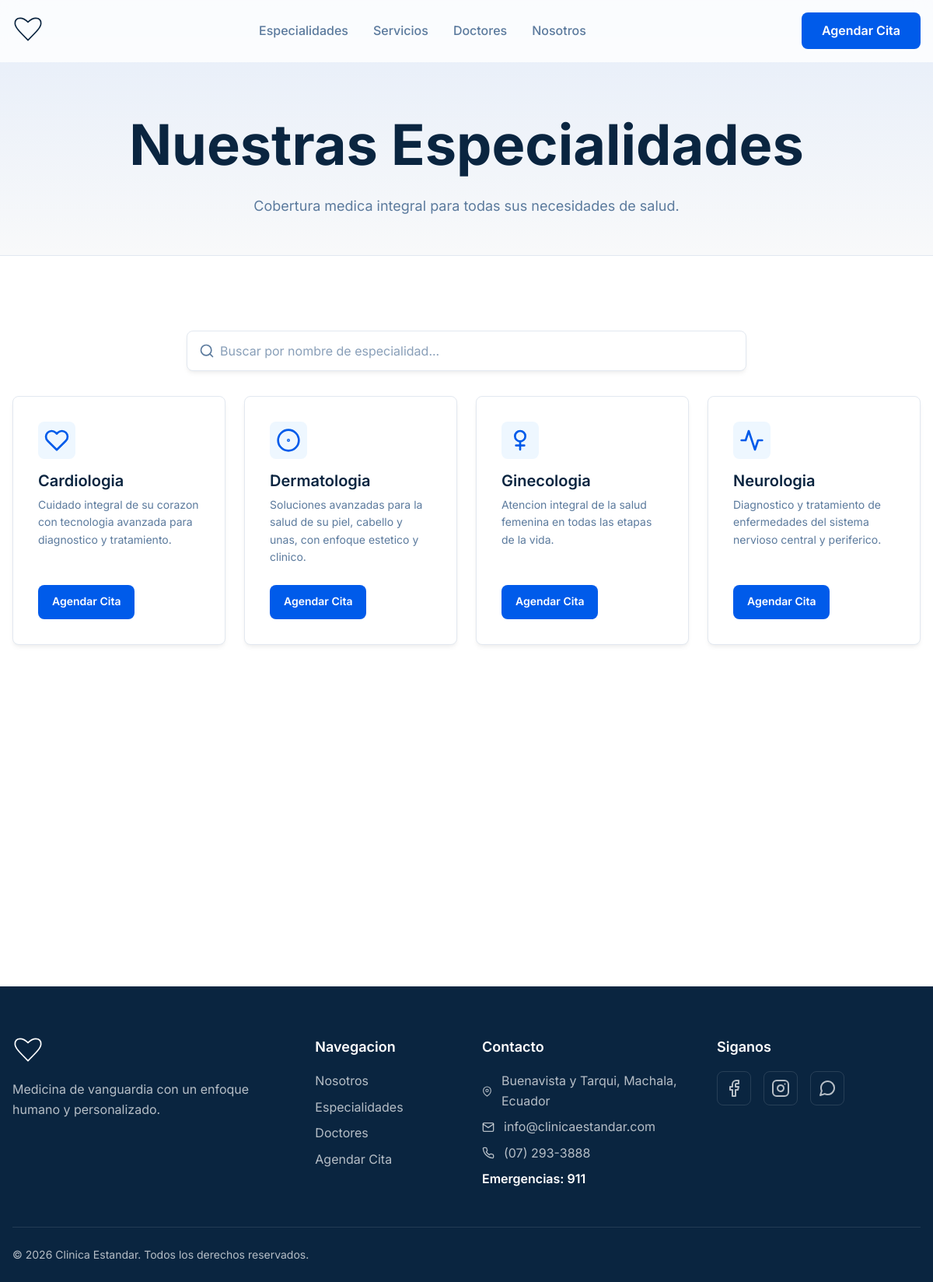
The app's page /pages/specialties/index.php with its own data.
### tables this page shows
CREATE TABLE IF NOT EXISTS `clinics` (
  `id` int(10) unsigned NOT NULL AUTO_INCREMENT,
  `name` varchar(255) NOT NULL COMMENT 'Nombre comercial',
  `legal_name` varchar(255) DEFAULT NULL,
  `logo_label` varchar(255) DEFAULT NULL COMMENT 'Texto del logo (fallback)',
  `logo_image` varchar(255) DEFAULT NULL COMMENT 'Ruta a la imagen del logo',
  `tagline` varchar(255) DEFAULT NULL,
  `description` text DEFAULT NULL,
  `meta_title` varchar(255) DEFAULT NULL,
  `meta_description` text DEFAULT NULL,
  `canonical_url` varchar(255) DEFAULT NULL,
  `hero_title` varchar(255) DEFAULT NULL,
  `hero_subtitle` text DEFAULT NULL,
  `hero_image` varchar(255) DEFAULT NULL,
  `hero_mobile_image` varchar(255) DEFAULT NULL,
  `about_title` varchar(255) DEFAULT NULL,
  `about_subtitle` text DEFAULT NULL,
  `services_title` varchar(255) DEFAULT NULL,
  `services_subtitle` text DEFAULT NULL,
  `specialties_title` varchar(255) DEFAULT NULL,
  `specialties_subtitle` text DEFAULT NULL,
  `doctors_title` varchar(255) DEFAULT NULL,
  `doctors_subtitle` text DEFAULT NULL,
  `comments_title` varchar(255) DEFAULT NULL,
  `comments_subtitle` text DEFAULT NULL,
  `reservation_title` varchar(255) DEFAULT NULL,
  `reservation_subtitle` text DEFAULT NULL,
  `reservation_summary_note` text DEFAULT NULL,
  `reservation_success_title` varchar(255) DEFAULT NULL,
  `reservation_success_text` text DEFAULT NULL,
  `reservation_back_home_label` varchar(100) DEFAULT NULL,
  `reservation_next_label` varchar(100) DEFAULT NULL,
  `reservation_confirm_label` varchar(100) DEFAULT NULL,
  `reservation_previous_label` varchar(100) DEFAULT NULL,
  `address` varchar(255) DEFAULT NULL,
  `email` varchar(255) DEFAULT NULL,
  `phone_display` varchar(50) DEFAULT NULL,
  `phone_href` varchar(50) DEFAULT NULL,
  `emergency_phone` varchar(50) DEFAULT NULL,
  `whatsapp_url` varchar(255) DEFAULT NULL,
  `notify_email_enabled` tinyint(1) NOT NULL DEFAULT 1,
  `notify_whatsapp_enabled` tinyint(1) NOT NULL DEFAULT 0,
  `reminder_minutes_before` int(10) unsigned NOT NULL DEFAULT 15,
  `facebook_url` varchar(255) DEFAULT NULL,
  `instagram_url` varchar(255) DEFAULT NULL,
  `stats` longtext DEFAULT NULL CHECK (json_valid(`stats`)),
  `about_cards` longtext DEFAULT NULL CHECK (json_valid(`about_cards`)),
  `created_at` timestamp NOT NULL DEFAULT current_timestamp(),
  `updated_at` timestamp NOT NULL DEFAULT current_timestamp() ON UPDATE current_timestamp(),
  PRIMARY KEY (`id`)
);

CREATE TABLE IF NOT EXISTS `specialties` (
  `id` varchar(50) NOT NULL COMMENT 'ID basado en slug, ej: cardiologia',
  `name` varchar(255) NOT NULL,
  `summary` text DEFAULT NULL,
  `description` text DEFAULT NULL,
  `icon` text DEFAULT NULL COMMENT 'Puede ser cÃ³digo SVG o una ruta de archivo',
  `featured` tinyint(1) NOT NULL DEFAULT 0,
  `active` tinyint(1) NOT NULL DEFAULT 1,
  `created_at` timestamp NOT NULL DEFAULT current_timestamp(),
  `updated_at` timestamp NOT NULL DEFAULT current_timestamp() ON UPDATE current_timestamp(),
  PRIMARY KEY (`id`)
);

### api/db.php (called while the page is built, shortened)
<?php
function clinica_env(string $key, string $default = ''): string
{
  $value = getenv($key);
  return $value === false ? $default : (string) $value;
}

### pages/specialties/index.php (the view, shortened to what this page needs)
<?php
require_once __DIR__ . '/../../api/data.php';
$clinic = clinica_get_clinic_settings();
$especialidades = clinica_public_specialties_for_catalog();
include __DIR__ . '/../../public/shared/header/header.php';
?>
<main id="main-content">
  <section class="page-header">
    <div class="container">
      <h1 class="page-title"><?php echo htmlspecialchars($clinic['specialties_title'] ?? 'Nuestras Especialidades'); ?></h1>
      <p class="page-subtitle">
        <?php echo htmlspecialchars($clinic['specialties_subtitle'] ?? 'Cobertura medica integral para todas sus necesidades de salud.'); ?>
      </p>
    </div>
  </section>
  <section class="section">
    <div class="container">
      <div class="filter-wrapper">
        <div class="filter-icon">
        </div>
        <input type="search" id="specialty-search" class="filter-input"
          placeholder="Buscar por nombre de especialidad..." aria-label="Buscar especialidad">
      </div>
      <div class="grid-4-col" id="specialties-grid">
        <?php foreach ($especialidades as $i => $especialidad): ?>
          <div class="specialty-catalog-card animate-on-scroll fade-in-up"
            style="--animation-delay: <?php echo ($i * 50); ?>ms;"
            data-id="<?php echo htmlspecialchars(strtolower($especialidad['id'])); ?>"
            data-title="<?php echo strtolower(htmlspecialchars($especialidad['titulo'])); ?>">
            <div class="specialty-icon">
              <svg xmlns="http://www.w3.org/2000/svg" width="32" height="32" viewBox="0 0 24 24" fill="none"
                stroke="currentColor" stroke-width="2" stroke-linecap="round" stroke-linejoin="round">
                <?php echo $especialidad['icono']; ?>
              </svg>
            </div>
            <h3 class="specialty-title"><?php echo htmlspecialchars($especialidad['titulo']); ?></h3>
            <p class="specialty-text"><?php echo htmlspecialchars($especialidad['descripcion']); ?></p>
            <a href="<?php echo htmlspecialchars(clinica_url('pages/reservations/?specialty=' . urlencode($especialidad['id']))); ?>"
              class="btn btn-primary btn-sm">Agendar Cita</a>
          </div>
        <?php endforeach; ?>
      </div>
    </div>
  </section>
</main>
<?php include __DIR__ . '/../../public/shared/footer/footer.php'; ?>

### public/shared/footer/footer.php (shortened to what this page needs)
<?php
require_once __DIR__ . '/../../../api/data.php';
$clinic_footer = clinica_get_clinic_settings();
$footer_name = clinica_get_display_name($clinic_footer);
$footer_tagline = $clinic_footer['tagline'] ?? '';
$footer_address = $clinic_footer['address'] ?? '';
$footer_email = $clinic_footer['email'] ?? '';
$footer_phone_display = $clinic_footer['phone_display'] ?? '';
$footer_phone_href = $clinic_footer['phone_href'] ?? '';
$footer_emergency = $clinic_footer['emergency_phone'] ?? '';
$footer_facebook = $clinic_footer['facebook_url'] ?? '';
$footer_instagram = $clinic_footer['instagram_url'] ?? '';
$footer_whatsapp = $clinic_footer['whatsapp_url'] ?? '';
?>
<footer class="main-footer">
  <div class="container">
    <div class="footer-grid">
      <div class="footer-col">
        <a href="<?php echo htmlspecialchars(clinica_url()); ?>" class="logo footer-logo"
          aria-label="Pagina de inicio de <?php echo htmlspecialchars($footer_name); ?>">
        </a>
        <p><?php echo htmlspecialchars($footer_tagline); ?></p>
      </div>
      <div class="footer-col">
        <h4 class="footer-title">Navegacion</h4>
        <ul class="footer-list">
          <li><a href="<?php echo htmlspecialchars(clinica_url('#about')); ?>">Nosotros</a></li>
          <li><a href="<?php echo htmlspecialchars(clinica_url('pages/specialties/')); ?>">Especialidades</a></li>
          <li><a href="<?php echo htmlspecialchars(clinica_url('pages/doctors/')); ?>">Doctores</a></li>
          <li><a href="<?php echo htmlspecialchars(clinica_url('pages/reservations/')); ?>">Agendar Cita</a></li>
        </ul>
      </div>
      <div class="footer-col">
        <h4 class="footer-title">Contacto</h4>
        <ul class="footer-list contact-info">
          <?php if ($footer_address !== ''): ?>
            <li>
              <svg width="16" height="16" viewBox="0 0 24 24" fill="none" stroke="currentColor" stroke-width="2"
                stroke-linecap="round" stroke-linejoin="round" aria-hidden="true">
                <path d="M21 10c0 7-9 13-9 13s-9-6-9-13a9 9 0 0 1 18 0z"></path>
                <circle cx="12" cy="10" r="3"></circle>
              </svg>
              <span><?php echo htmlspecialchars($footer_address); ?></span>
            </li>
          <?php endif; ?>
          <?php if ($footer_email !== ''): ?>
            <li>
              <svg width="16" height="16" viewBox="0 0 24 24" fill="none" stroke="currentColor" stroke-width="2"
                stroke-linecap="round" stroke-linejoin="round" aria-hidden="true">
                <path d="M4 4h16c1.1 0 2 .9 2 2v12c0 1.1-.9 2-2 2H4c-1.1 0-2-.9-2-2V6c0-1.1.9-2 2-2z"></path>
                <polyline points="22,6 12,13 2,6"></polyline>
              </svg>
              <a
                href="mailto:<?php echo htmlspecialchars($footer_email); ?>"><?php echo htmlspecialchars($footer_email); ?></a>
            </li>
          <?php endif; ?>
          <?php if ($footer_phone_display !== ''): ?>
            <li>
              <a
                href="tel:<?php echo htmlspecialchars($footer_phone_href); ?>"><?php echo htmlspecialchars($footer_phone_display); ?></a>
            </li>
          <?php endif; ?>
          <?php if ($footer_emergency !== ''): ?>
            <li><span class="emergency-info">Emergencias: <?php echo htmlspecialchars($footer_emergency); ?></span></li>
          <?php endif; ?>
        </ul>
      </div>
      <div class="footer-col">
        <h4 class="footer-title">Siganos</h4>
        <div class="social-links">
          <?php if ($footer_facebook !== ''): ?>
            <a href="<?php echo htmlspecialchars($footer_facebook); ?>" target="_blank" rel="noopener noreferrer"
              aria-label="Facebook"><svg width="24" height="24" viewBox="0 0 24 24" fill="none" stroke="currentColor"
                stroke-width="2" stroke-linecap="round" stroke-linejoin="round" aria-hidden="true">
                <path d="M18 2h-3a5 5 0 0 0-5 5v3H7v4h3v8h4v-8h3l1-4h-4V7a1 1 0 0 1 1-1h3z"></path>
              </svg></a>
          <?php endif; ?>
          <?php if ($footer_instagram !== ''): ?>
            <a href="<?php echo htmlspecialchars($footer_instagram); ?>" target="_blank" rel="noopener noreferrer"
              aria-label="Instagram"></a>
          <?php endif; ?>
          <?php if ($footer_whatsapp !== ''): ?>
            <a href="<?php echo htmlspecialchars($footer_whatsapp); ?>" target="_blank" rel="noopener noreferrer"
              aria-label="WhatsApp"></a>
          <?php endif; ?>
        </div>
      </div>
    </div>
    <div class="footer-bottom">
      <p>&copy; <?php echo date("Y"); ?> <?php echo htmlspecialchars($footer_name); ?>. Todos los derechos reservados.
      </p>
    </div>
  </div>
</footer>
</body>
</html>

### public/shared/header/header.css (style rules this page uses)
.logo { display: flex; align-items: center; gap: var(--spacing-unit); color: var(--color-primary); text-decoration: none; font-weight: 700; min-width: 0; flex-shrink: 1; }
.logo-svg { transition: transform var(--transition-duration-medium) var(--ease-out-cubic); }

### public/shared/footer/footer.css (style rules this page uses)
.main-footer { background-color: var(--color-text-primary); color: rgba(255, 255, 255, 0.7); padding: calc(var(--spacing-unit) * 8) 0 0; }
.footer-grid { display: grid; gap: calc(var(--spacing-unit) * 5); margin-bottom: calc(var(--spacing-unit) * 6); }
.footer-col .logo { color: var(--color-white); margin-bottom: calc(var(--spacing-unit) * 2); }
.footer-title { font-size: var(--font-size-large); font-weight: 600; color: var(--color-white); margin-bottom: calc(var(--spacing-unit) * 2); }
.footer-list { list-style: none; display: flex; flex-direction: column; gap: var(--spacing-unit); }
.footer-list a { color: inherit; text-decoration: none; transition: color var(--transition-duration-fast) ease; }
.social-links { display: flex; gap: calc(var(--spacing-unit) * 2); margin-top: calc(var(--spacing-unit) * 2); }
.social-links a { color: rgba(255, 255, 255, 0.7); transition: color var(--transition-duration-fast) ease; min-width: 44px; min-height: 44px; display: inline-grid; place-items: center; border-radius: var(--border-radius-soft); border: 1px solid rgba(255, 255, 255, 0.12); }
.footer-bottom { border-top: 1px solid rgba(255, 255, 255, 0.1); padding: calc(var(--spacing-unit) * 3) 0; text-align: center; font-size: var(--font-size-small); }
.contact-info a { color: inherit; text-decoration: none; }
.contact-info li { display: flex; align-items: center; gap: calc(var(--spacing-unit) * 1.5); }
.emergency-info { color: var(--color-white); font-weight: 600; }
@media (min-width: 768px) { .footer-grid { grid-template-columns: repeat(2, 1fr); } }
@media (min-width: 768px) { .footer-bottom { display: flex; justify-content: space-between; align-items: center; } }
@media (min-width: 1024px) { .footer-grid { grid-template-columns: 2fr 1fr 1.5fr 1.5fr; } }

### public/css/components.css (style rules this page uses)
.page-header { background: linear-gradient(180deg, rgba(0, 91, 234, 0.08), rgba(255, 255, 255, 0)), var(--color-background-light); padding: calc(var(--header-height) + var(--spacing-unit) * 6) 0 calc(var(--spacing-unit) * 6); text-align: center; border-bottom: 1px solid var(--color-border); }
.page-title { font-size: var(--font-size-h1); font-weight: 700; margin-bottom: var(--spacing-unit); }
.page-subtitle { font-size: var(--font-size-large); color: var(--color-text-secondary); max-width: 700px; margin: 0 auto; }
.filter-wrapper { position: relative; margin-bottom: calc(var(--spacing-unit) * 4); max-width: 720px; margin-left: auto; margin-right: auto; width: 100%; }
.filter-input { width: 100%; min-height: 52px; padding: calc(var(--spacing-unit) * 1.5) calc(var(--spacing-unit) * 2) calc(var(--spacing-unit) * 1.5) calc(var(--spacing-unit) * 7); border: 1px solid var(--color-border); border-radius: var(--border-radius-soft); font-size: var(--font-size-normal); line-height: 1.35; color: var(--color-text-primary); background-color: var(--color-background-white); transition: all var(--transition-duration-fast) ease; box-shadow: var(--shadow-soft); text-indent: 30px; }
.filter-icon { position: absolute; left: calc(var(--spacing-unit) * 2); top: 50%; transform: translateY(-50%); color: var(--color-text-secondary); pointer-events: none; width: 20px; height: 20px; transition: color var(--transition-duration-fast) ease; }

### records on screen
clinics: specialties_title "Nuestras Especialidades", specialties_subtitle "Cobertura medica integral para todas sus necesidades de salud.", tagline "Medicina de vanguardia con un enfoque humano y personalizado.", address "Buenavista y Tarqui, Machala, Ecuador", email "info@clinicaestandar.com", phone_display "(07) 293-3888", emergency_phone "911", logo_label "Clinica Estandar"
specialties: name "Cardiologia", description "Cuidado integral de su corazon con tecnologia avanzada para diagnostico y tratamiento."
specialties: name "Dermatologia", description "Soluciones avanzadas para la salud de su piel, cabello y unas, con enfoque estetico y clinico."
specialties: name "Ginecologia", description "Atencion integral de la salud femenina en todas las etapas de la vida."
specialties: name "Neurologia", description "Diagnostico y tratamiento de enfermedades del sistema nervioso central y periferico."
